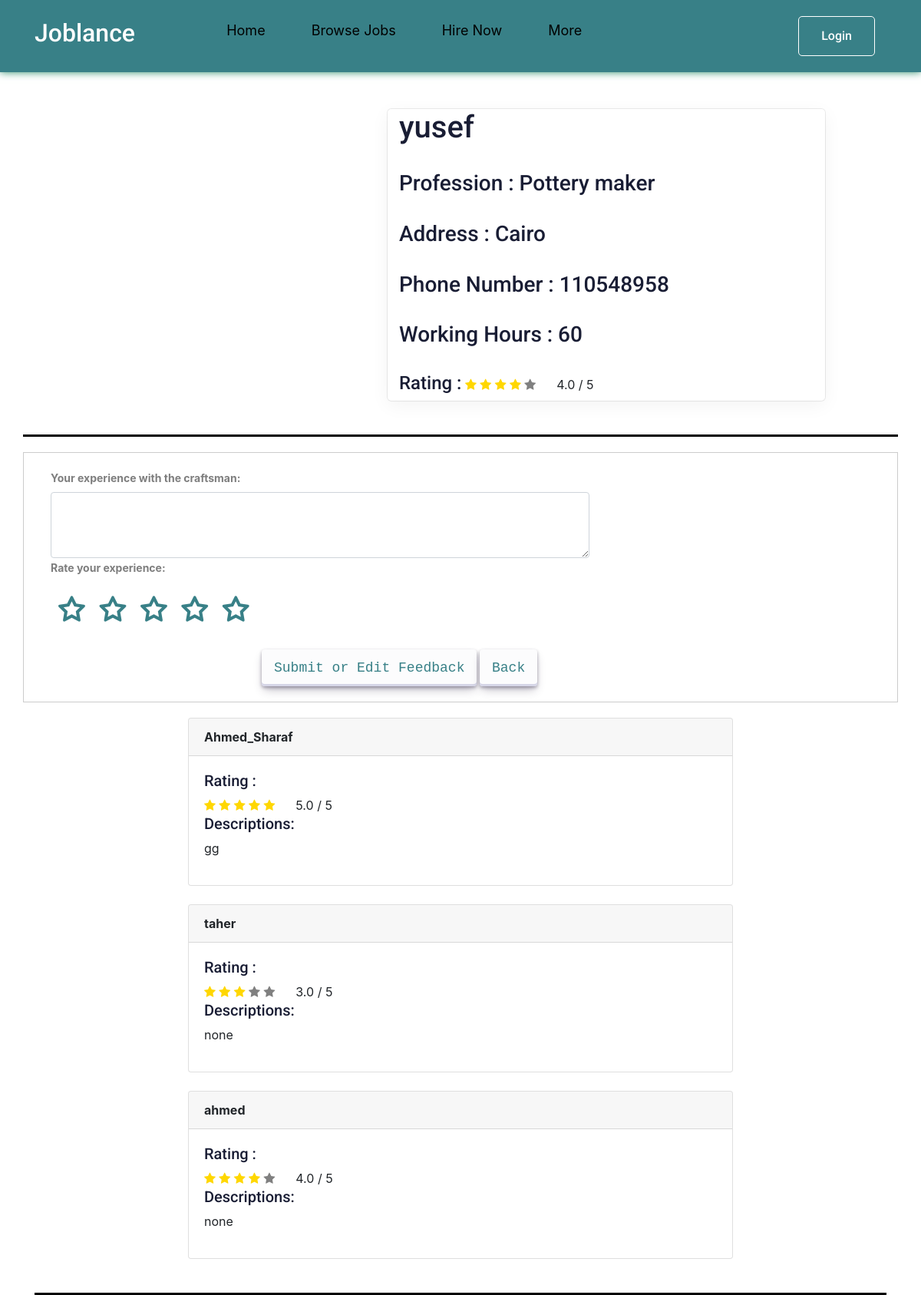
The page /en/features/craftsman_detail/2/ on the database its author committed.
### features/models.py (models this page shows, shortened)
class Craftsmen(models.Model):
     image = models.ImageField(default='user.png', upload_to=image_upload)
     name = models.CharField(max_length=30, default='none')
     slug = models.SlugField(null=True, blank=True)
     phone_number = models.IntegerField(default='none')
     profession = models.CharField(max_length=30, default='none')
     address = models.CharField(max_length=50, default='none')
     working_hours = models.CharField(max_length=50, default='none')
     description = models.TextField(max_length=10000)
     def __str__(self):
         return str(self.name)
     def average_review(self):
         review = Rating.objects.filter(RACraftsmen=self).aggregate(average=Avg('RAting'))
         avg = 0
         if review["average"] is not None:
             avg = float(review["average"])
         return avg

class Rating(models.Model):
    RAUser = models.ForeignKey(User , on_delete=models.CASCADE , blank=True, null=True ,verbose_name=_("User "))
    RACraftsmen = models.ForeignKey('Craftsmen' , on_delete=models.CASCADE , blank=True, null=True ,verbose_name=_("Craftsmen "))
    RAting = models.IntegerField(default='0')
    RADescription = models.TextField(max_length=10000 , blank=True, null=True )

### features/views.py (the view)
# urls.py: path('craftsman_detail/<int:craftsman_id>/', views.craftsman_detail, name='craftsman_detail'),
def craftsman_detail(request, craftsman_id):
    craftsman_details = Craftsmen.objects.get(id=craftsman_id)
    Rev =craftsman_details.average_review()
    rating_details = Rating.objects.filter(RACraftsmen=craftsman_details)
    context = {'craftsman_detail': craftsman_details ,'rating_details': rating_details , 'Rev':Rev}
    return render(request, 'features/craftsman_detail.html', context)

### features/templates/features/craftsman_detail.html (shortened to what this page needs)
{% load static %}
<!DOCTYPE html>
<html lang="en">
<head>
    <link rel="stylesheet" href="{% static 'css/normalize.css' %}">
    <link rel="stylesheet" href="{% static 'css/craftsmen.css' %}">
    <link rel="stylesheet" href="{% static 'css/style.css'%}">
    <link rel="stylesheet" href="{% static 'css/craftsman_detail.css'%}">
    <link rel="stylesheet" href="{% static 'css/rating.css'%}">
    <link rel="stylesheet" href="{% static 'css/all.min.css' %}">
    <link rel="stylesheet" href="https://stackpath.bootstrapcdn.com/bootstrap/4.3.1/css/bootstrap.min.css">
    <link rel="stylesheet" href="https://cdnjs.cloudflare.com/ajax/libs/font-awesome/4.7.0/css/font-awesome.min.css">
</head>
<body>
    <Header>
        <div class="container">
            <a href="{% url 'pages:index' %}" class="logo">
                <h2 style="color: #fff;">Joblance</h2>
            </a>
            <ul class="links">
                <li><a href="{% url 'pages:home' %}">Home</a></li>
                <li><a href="{% url 'jobs:job_list' %}">Browse Jobs</a></li>
                <li><a href="{% url 'profiles:others' %}">Hire Now</a></li>
                <li>
                    <a href="#" class="io">More</a>
                </li>
            </ul>
            <div class="col-xl-3 col-lg-3 d-none d-lg-block">
                <div class="Appointment">
                    {% if request.user.is_authenticated %}
                    <div class="d-none d-lg-block">
                        <a href="{% url 'registration:logout' %}" class="boxed-btn3">Logout</a>
                    </div>
                    {% else %}
                    <div class="d-none d-lg-block">
                        <a class="boxed-btn3" href="{% url 'registration:signin' %}" style="float: right;">Login</a>
                    </div>
                    {% endif %}
                </div>
            </div>
        </div>
    </Header>
    <div class="container dark-grey-text mt-5">
        <div class="row wow fadeIn">
          <div class="col-md-4  mb-4">
          </div>
          <div class="col-md-6  mb-4 wid">
                <h1>{{ craftsman_detail }} </h1>
                <br>
                <h3>Profession : {{ craftsman_detail.profession }} </h3>
                <h3>Address : {{ craftsman_detail.address }} </h3>
                <h3>Phone Number : {{ craftsman_detail.phone_number }} </h3>
                <h3>Working Hours : {{ craftsman_detail.working_hours }} </h3>
                <h4>Rating :  </h4>
                <div class="review-feedback BQ">
                    <span class="fa {% if Rev == 0.5 %}fa-star-half-full {% elif Rev < 0.5 %}fa fa-star{% elif  Rev > 0.5 %}fa fa-star-full{% endif %}"></span>
                    <span class="fa {% if Rev == 1.5 %}fa-star-half-full {% elif Rev < 1.5 %}fa fa-star{% elif  Rev > 1.5 %}fa fa-star-full{% endif %}"></span>
                    <span class="fa {% if Rev == 2.5 %}fa-star-half-full {% elif Rev < 2.5 %}fa fa-star{% elif  Rev > 2.5 %}fa fa-star-full{% endif %}"></span>
                    <span class="fa {% if Rev == 3.5 %}fa-star-half-full {% elif Rev < 3.5 %}fa fa-star{% elif  Rev > 3.5 %}fa fa-star-full{% endif %}"></span>
                    <span class="fa {% if Rev == 4.5 %}fa-star-half-full {% elif Rev < 4.5 %}fa fa-star{% elif  Rev > 4.5 %}fa fa-star-full{% endif %}"></span>&nbsp;&nbsp;&nbsp;&nbsp;&nbsp;
                    {{Rev | stringformat:".1f"}} / 5
                </div>
                <br>
            </div>
        </div>
            <form method="POST" class="row ccc" action="{% url 'features:submit_rating' craftsmanId=craftsman_detail.id %}">
                    <div class="col-md-8">
                        <label for="experience">Your experience with the craftsman:</label>
                        <textarea class="form-control" id="experience" name="description" rows="3"></textarea>
                    </div>
                    <div class="col-md-6">
                        <label for="rating">Rate your experience:</label>
                        <br>
                        <div class="rating">
                            <label class="star star-5" for="star-5"></label>
                            <label class="star star-4" for="star-4"></label>
                            <label class="star star-3" for="star-3"></label>
                            <label class="star star-2" for="star-2"></label>
                            <label class="star star-1" for="star-1"></label>
                        </div>
                    </div>
                    <div class="col-md-6 offset-md-3 DDD">
                        <button type="submit" class="button-30">Submit or Edit Feedback</button>
                        <a href="{% url 'features:craftsmen'%}" class="button-30">Back</a>
                    </div>
            </form>
                <div class="container">
                    <div class="row justify-content-center">
                        <div class="col-md-8">
                            {% for rating in rating_details %}
                            <div class="card">
                              <strong class="card-header">{{ rating.RAUser }}</strong>
                              <div class="card-body">
                                <h5>Rating : </h5>
                                <div class="review-feedback">
                                    <span class="fa fa-star {% if rating.RAting > 0 %} checked {% endif %}"></span>
                                    <span class="fa fa-star {% if rating.RAting > 1 %} checked {% endif %}"></span>
                                    <span class="fa fa-star {% if rating.RAting > 2 %} checked {% endif %}"></span>
                                    <span class="fa fa-star {% if rating.RAting > 3 %} checked {% endif %}"></span>
                                    <span class="fa fa-star {% if rating.RAting > 4 %} checked {% endif %}"></span>&nbsp;&nbsp;&nbsp;&nbsp;&nbsp;
                                    {{rating.RAting | stringformat:".1f"}} / 5
                                </div>
                                <h5>Descriptions:</h5>
                                <ul>
                                  {% if rating.RADescription %}
                                    <li>{{ rating.RADescription }}</li>
                                  {% else %}
                                    <li>none</li>
                                  {% endif %}
                                </ul>
                              </div>
                            </div>
                            <br>
                            {% endfor %}
                          </div>
                    </div>
                </div>
    </div>
</body>
</html>

### static/css/craftsmen.css (style rules this page uses)
:root { --main-color: #388087; --main-color-alt: #BADFE7; --main-transition: 0.3s ; --padding-top-section : 100px ; --padding-bottom-section: 100px; --section-background: #1fb38e; }
* { -webkit-box-sizing: border-box; -moz-box-sizing: border-box; box-sizing: border-box; }
html { scroll-behavior: smooth; }
body { font-family: 'Cairo', sans-serif; }
a { text-decoration: none; }
ul { list-style: none; list-style: none; margin: 0; padding: 0; }
.container { padding-left: 15px; padding-right: 15px; margin-left: auto; margin-right: auto; }
@media (min-width: 768px) { .container { width: 750px; } }
@media (min-width: 992px) { .container { width: 970px; } }
@media (min-width: 1200px) { .container { width: 1170px; } }
header { position: relative; box-shadow: 0 0 10px #2c8c6a; background-color: #388087; }
header .container { display: flex; justify-content: space-between; align-items: center; flex-wrap: wrap; position: relative; }
header .links { display: flex; }
header .logo { color: var(--main-color); font-size: 26px; font-weight: bold; height: 78.4px; display: flex; justify-content: center; align-items: center; }
header .links > li > a { position: relative; color: black; font-size: 18px; display: flex; justify-content: center; align-items: center; padding: 0 30px; height: 78.4px; transition: var(--main-transition); -webkit-transition: var(--main-transition); -moz-transition: var(--main-transition); -ms-transition: var(--main-transition); -o-transition: var(--main-transition); overflow: hidden; }
header .links > li > a::before { content: ""; position: absolute; background-color: var(--main-color); width: 100%; height: 4px; top: 0; left: -100%; transition: var(--main-transition); -webkit-transition: var(--main-transition); -moz-transition: var(--main-transition); -ms-transition: var(--main-transition); -o-transition: var(--main-transition); }

### static/css/craftsman_detail.css (style rules this page uses)
.wid { height: auto; display: block; margin: 0 auto; border-radius: 5px; box-shadow: rgba(0, 0, 0, 0.05) 0px 6px 24px 0px, rgba(0, 0, 0, 0.08) 0px 0px 0px 1px; }
.wid h3 { margin-bottom: 2rem; }
.row { border-bottom: 3px solid black; padding-bottom: 20px; }
.ccc { display: flex; flex-wrap: wrap; justify-content: space-between; margin: 20px 0; padding: 20px; border: 1px solid #ccc; }
label { font-weight: bold; margin-bottom: 10px; }

### static/css/rating.css (style rules this page uses)
body { background-color: #eee; }
label.star { float: right; padding: 10px; font-size: 36px; color: #388087; transition: all .2s; }
label.star:before { content: '\f006'; font-family: FontAwesome; }
.rating { display: inline-block; }
.review-feedback .checked { color: gold; }
h4, .BQ { display: inline-block; }
.ccc .DDD .button-30 { align-items: center; appearance: none; background-color: #FCFCFD; border-radius: 4px; border-width: 0; box-shadow: rgba(45, 35, 66, 0.4) 0 2px 4px,rgba(45, 35, 66, 0.3) 0 7px 13px -3px,#D6D6E7 0 -3px 0 inset; box-sizing: border-box; color: #388087; cursor: pointer; display: inline-flex; font-family: "JetBrains Mono",monospace; height: 48px; justify-content: center; line-height: 1; list-style: none; overflow: hidden; padding-left: 16px; padding-right: 16px; position: relative; text-align: left; text-decoration: none; transition: box-shadow .15s,transform .15s; user-select: none; -webkit-user-select: none; touch-action: manipulation; white-space: nowrap; will-change: box-shadow,transform; font-size: 18px; }
.fa-star { color: grey; }
.fa-star-full:before { content: "\f005"; color: #ffd700; }

### rows shown on the page
Craftsmen: name "yusef", profession "Pottery maker", address "Cairo", phone_number "110548958", working_hours "60"
Rating: RAUser "Ahmed_Sharaf", RAting "5.0", RADescription "gg"
Rating: RAUser "taher", RAting "3.0", RADescription "none"
Rating: RAUser "ahmed", RAting "4.0", RADescription "none"

### other values the page prints
{{ Rev | stringformat:".1f" }} "4.0"
